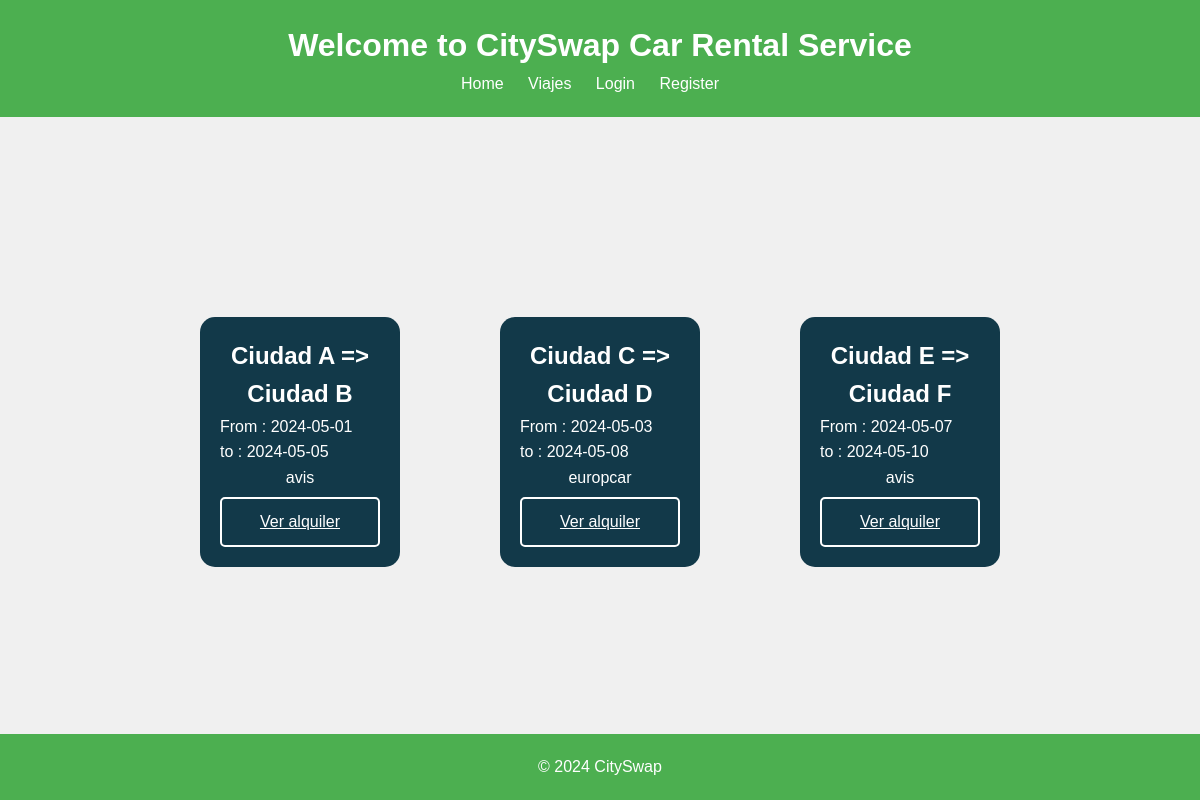
The app's page /viajes.php with its own data.
### tables this page shows
CREATE TABLE IF NOT EXISTS Alquiler (
    id_alquiler INT AUTO_INCREMENT PRIMARY KEY,
    id_usuario INT,
    id_empresa INT,
    ciudad_origen VARCHAR(100),
    ciudad_destino VARCHAR(100),
    fecha_inicio DATE NOT NULL,
    fecha_final DATE NOT NULL,
    FOREIGN KEY (id_usuario) REFERENCES Usuario(id_usuario),
    FOREIGN KEY (id_empresa) REFERENCES Empresa(id_empresa)
);

create table if not exists Empresa (
    id_empresa INT AUTO_INCREMENT PRIMARY KEY,
    nombre_empresa varchar(100),
    email varchar(100),
    contrasena varchar(255)
);

### includes/Alquiler.php (called while the page is built, shortened)
<?php
class Alquiler {
    private $id_empresa;
    private $ciudad_origen;
    private $ciudad_destino;
    private $fecha_inicio;
    private $fecha_final;
    public function __construct($id_empresa, $ciudad_origen, $ciudad_destino, $fecha_inicio, $fecha_final, $id = null) {
        $this->id_empresa = $id_empresa;
        $this->ciudad_origen = $ciudad_origen;
        $this->ciudad_destino = $ciudad_destino;
        $this->fecha_inicio = $fecha_inicio;
        $this->fecha_final = $fecha_final;
    }
    static public function obtenerAlquilers() {
        $conn = Aplicacion::getInstance()->getConexionBd();
        $query = sprintf("SELECT * FROM Alquiler");
        $rs = $conn->query($query);
        $result = false;
        if ($rs) {
            $result = [];
            while ($row = $rs->fetch_assoc()) {
                $alquiler = new Alquiler(
                    $row['id_empresa'],
                    $row['ciudad_origen'],
                    $row['ciudad_destino'],
                    $row['fecha_inicio'],
                    $row['fecha_final']);
                $result[] = $alquiler;
            }
        } else {
            error_log("Error BD ({$conn->errno}): {$conn->error}");
            return false;
        }
        return $result;
    }
    public function getId_empresa(){
        return $this->id_empresa;
    }
    public function getCiudad_origen(){
        return $this->ciudad_origen;
    }
    public function getCiudad_destino(){
        return $this->ciudad_destino;
    }
    public function getFecha_inicio(){
        return $this->fecha_inicio;
    }
    public function getFecha_final(){
        return $this->fecha_final;
    }
}

### includes/Empresa.php (called while the page is built, shortened)
<?php
class Empresa {
    public static function getEmpresa($id){
        $conn = Aplicacion::getInstance()->getConexionBd();
        $query = sprintf("SELECT * FROM Empresa WHERE id_empresa = %d", $id);
        $res = $conn->query($query);
        return $res;
    }
}

### viajes.php (the view, shortened to what this page needs)
<?php
function toBox($id, $ciudad_origen, $ciudad_destino, $fecha_inicio, $fecha_final) {
    $empr = es\ucm\fdi\aw\Empresa::getEmpresa($id);
    $emp = $empr->fetch_assoc();
    $empresa = $emp['nombre_empresa'];
    $contenido = "<div class='box-viaje'>";
    $contenido .= "<h2 class='trayecto'>$ciudad_origen => $ciudad_destino</h2>";
    $contenido .= "<div class='fecha'>From : $fecha_inicio <br> to : $fecha_final</div>";
    $contenido .= "<p class='empresa'>$empresa</p>";
    $contenido .= "<a href='index.php' class='button-viaje'>Ver alquiler</a>";
    $contenido .= "</div>";
    return $contenido;
}
$contenidoPrincipal = "<div id='contenedor-viajes'>";
$alquilers = es\ucm\fdi\aw\Alquiler::obtenerAlquilers();
if ($alquilers) {
    foreach($alquilers as $alquiler) {
        $contenidoPrincipal .= toBox($alquiler->getId_empresa(),
                                    $alquiler->getCiudad_origen(),
                                    $alquiler->getCiudad_destino(),
                                    $alquiler->getFecha_inicio(),
                                    $alquiler->getFecha_final());
    }
} else {
    $contenidoPrincipal .= '<p>No hay alquilers disponibles en este momento.</p>';
}
$contenidoPrincipal .= '</div>';
require __DIR__.'/includes/vistas/plantilla.php';
?>

### includes/vistas/plantilla.php (shortened to what this page needs)
<!DOCTYPE html>
<html lang='es'>
<head>
	<link rel="stylesheet" href="styles.css">
</head>
<body>
    <?php
        require "includes/vistas/topbar.php";
    ?>
    <div id="contenedor">
        <main>
            <article>
                <?= $contenidoPrincipal ?>
            </article>
        </main>
    </div>
    <?php
        require "includes/vistas/footer.php";
    ?>
</body>
</html>

### includes/vistas/topbar.php (shortened to what this page needs)
<header>
    <?php
    $nombreUsuario = isset($_SESSION['nombre']) ? $_SESSION['nombre'] : null;
    if ($nombreUsuario && isset($_SESSION['empresa'])): ?>
        <div class="topbar-logged-in">
            <h1>Logo</h1>
            <nav>
                <ul>
                    <li><a href="#">Inicio</a></li>
                    <li><a href="anadirViaje.php">Anadir anuncias</a></li>
                    <li><a href="reservados.php">Reservados</a></li>
                    <li><a href="logout.php">logout</a></li>
                </ul>
            </nav>
            <div class="usuario-info">
                <span>Bienvenido <?php echo htmlspecialchars($nombreUsuario); ?></span>
            </div>
        </div>
    <?php else: ?>
        <div class="topbar-logged-out">
            <h1>Welcome to CitySwap Car Rental Service</h1>
            <nav>
                <ul>
                    <li><a href="index.php">Home</a></li>
                    <li><a href="viajes">Viajes</a></li>
                    <li><a href="login.php">Login</a></li>
                    <li><a href="registro.php">Register</a></li>
                </ul>
            </nav>
        </div>
    <?php endif; ?>
</header>

### includes/vistas/footer.php
<footer>
    <p>&copy; 2024 CitySwap</p>
</footer>

### styles.css (style rules this page uses)
* { margin: 0; padding: 0; box-sizing: border-box; }
body { font-family: Arial, sans-serif; line-height: 1.6; background-color: #f0f0f0; }
header { background-color: #4CAF50; color: #fff; padding: 20px; text-align: center; }
nav ul { list-style: none; }
nav ul li { display: inline; margin-right: 20px; }
nav ul li a { color: #fff; text-decoration: none; }
footer { background-color: #4CAF50; color: #fff; text-align: center; padding: 20px; position: fixed; bottom: 0; width: 100%; }
#contenedor-viajes { display: flex; flex-direction: row; flex-wrap: nowrap; justify-content: space-between; align-items: center; overflow-x: auto; margin: 15% 15% 0% 15%; }
.box-viaje { background-color: #123949; color: white; width: 200px; height: 250px; padding: 20px; margin: 20px; border-radius: 15px; flex: 0 0 auto; text-align: center; display: flex; flex-direction: column; justify-content: space-between; }
.trayecto { font-size: 1.5rem; }
.fecha { text-align: left; }
.empresa { font-size: 1rem; text-align: center; }
.button-viaje { color: white; margin-top: auto; display: inline-block; padding: 10px; border: 2px solid white; border-radius: 5px; transition: all 0.3s ease; }

### records on screen
alquiler: ciudad_origen "Ciudad A", ciudad_destino "Ciudad B", fecha_inicio "2024-05-01", fecha_final "2024-05-05", id_empresa.nombre_empresa "avis"
alquiler: ciudad_origen "Ciudad C", ciudad_destino "Ciudad D", fecha_inicio "2024-05-03", fecha_final "2024-05-08", id_empresa.nombre_empresa "europcar"
alquiler: ciudad_origen "Ciudad E", ciudad_destino "Ciudad F", fecha_inicio "2024-05-07", fecha_final "2024-05-10", id_empresa.nombre_empresa "avis"
